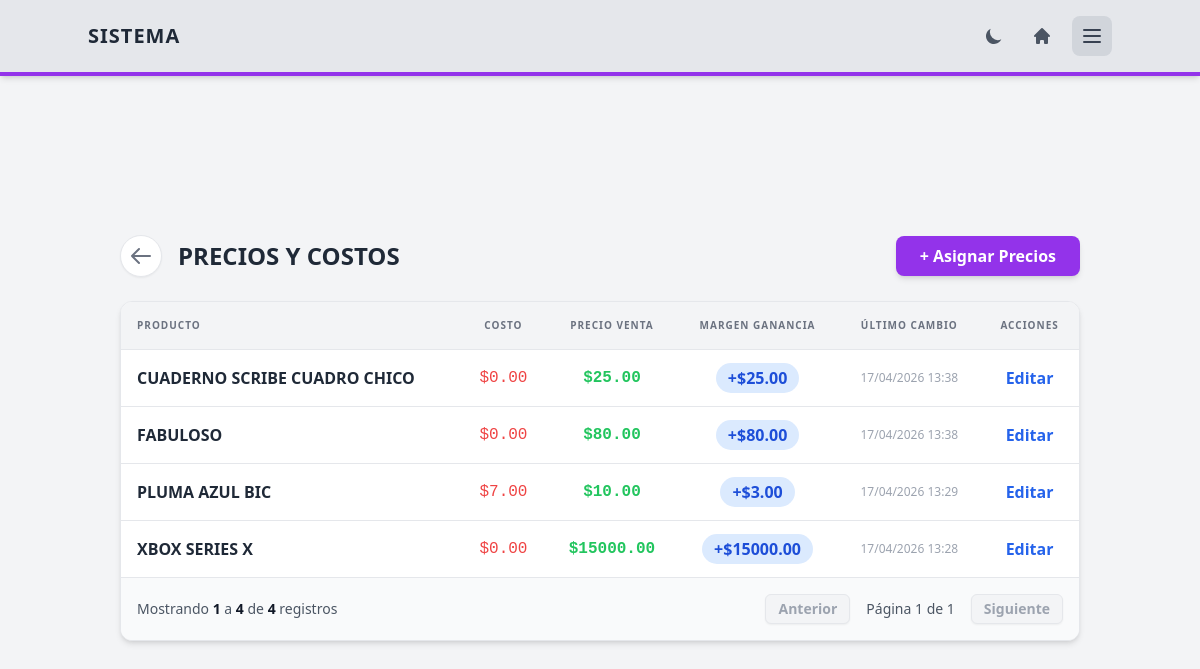
The app's page /inventario/precios/ (signed in), older data.
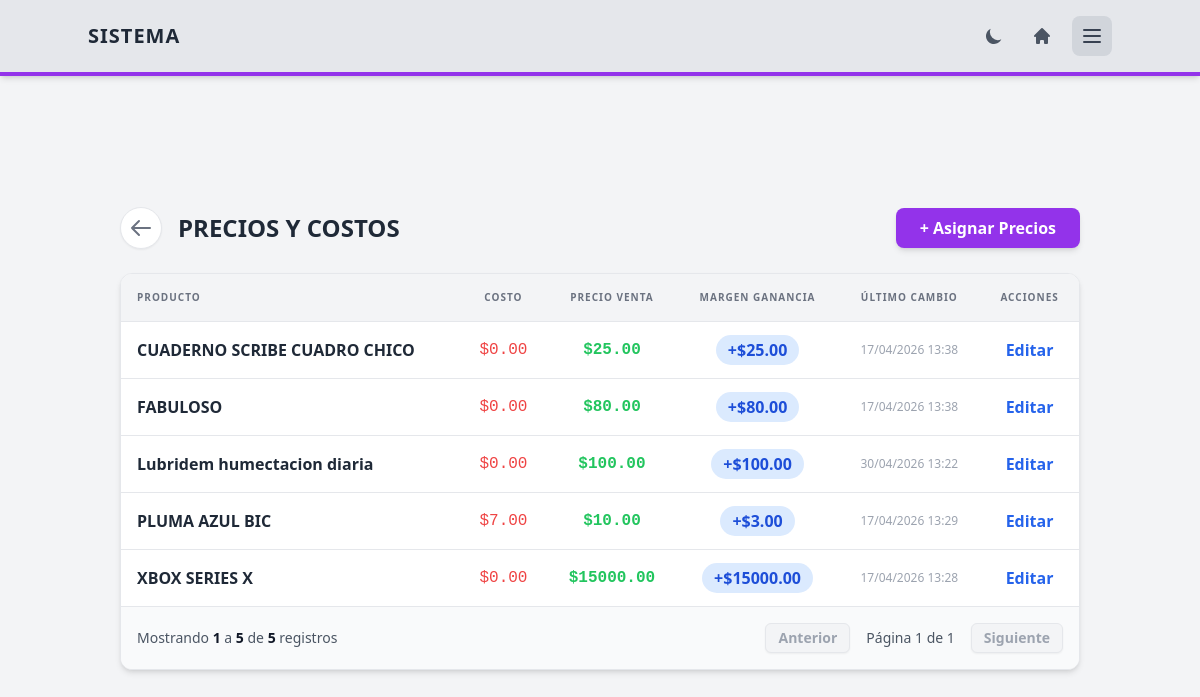
The same page, newer data.
### inventario/models.py (models this page shows, shortened)
class PrecioProducto(models.Model):
    producto = models.OneToOneField(Producto, on_delete=models.CASCADE, related_name='precios')
    costo = models.DecimalField(max_digits=10, decimal_places=2)
    precio = models.DecimalField(max_digits=10, decimal_places=2)
    margen_ganancia = models.DecimalField(max_digits=10, decimal_places=2, editable=False)
    fecha_ultimo_cambio = models.DateTimeField(auto_now=True)

class Producto(models.Model):
    codigo_barras = models.CharField(max_length=50, unique=True)
    nombre = models.CharField(max_length=200)
    categoria = models.ForeignKey(Categoria, on_delete=models.SET_NULL, null=True, related_name='productos')
    stock = models.IntegerField(default=0)

### inventario/views/precios.py (the view)
# urls.py: path('precios/', views.lista_precios, name='lista_precios'),
@login_required
@permission_required('configuraciones.acceder_inventario', login_url='portal_principal')
def lista_precios(request):
    precios_list = PrecioProducto.objects.all().select_related('producto').order_by('producto__nombre')
    per_page = request.GET.get('per_page', 10)
    paginator = Paginator(precios_list, per_page)
    page_number = request.GET.get('page')
    page_obj = paginator.get_page(page_number)
    return render(request, 'inventario/precios/lista.html', {
        **get_config_context('Gestión de Precios', 'border-purple-600'),
        'page_obj': page_obj,
        'per_page': per_page,
    })

### core/utils.py (called while the page is built)
def get_config_context(nav_title, accent_color, nav_items=None):
    if nav_items is None:
        nav_items = [
            {'label': 'Ventas', 'url': reverse('dashboard'), 'hover_color': 'text-yellow-600', 'hover_color_dark': 'text-yellow-500'},
            {'label': 'Inventario', 'url': reverse('inventario_dashboard'), 'hover_color': 'text-yellow-600', 'hover_color_dark': 'text-yellow-500'},
            {'label': 'Configuración', 'url': reverse('config_dashboard'), 'hover_color': 'text-yellow-600', 'hover_color_dark': 'text-yellow-500'},
        ]
    return {
        'nav_title': nav_title,
        'accent_color': accent_color,
        'nav_items': nav_items,
        'htmx_enabled': True
    }

### inventario/templates/inventario/precios/lista.html
{% extends "base/base.html" %}
{% block content %}
<div class="flex flex-col sm:flex-row justify-between items-center mb-6 gap-4">
    <div class="flex items-center gap-4">
        <a href="{% url 'inventario_dashboard' %}" class="p-2 bg-white dark:bg-gray-800 rounded-full shadow-sm border border-gray-200 dark:border-gray-700 text-gray-500">
            <svg xmlns="http://www.w3.org/2000/svg" class="h-6 w-6" fill="none" viewBox="0 0 24 24" stroke="currentColor">
                <path stroke-linecap="round" stroke-linejoin="round" stroke-width="2" d="M10 19l-7-7m0 0l7-7m-7 7h18" />
            </svg>
        </a>
        <h2 class="text-2xl font-bold uppercase">Precios y Costos</h2>
    </div>
    <button hx-get="{% url 'nuevo_precio' %}" hx-target="#modal-content" class="bg-purple-600 text-white font-bold py-2 px-6 rounded-lg shadow-md">+ Asignar Precios</button>
</div>
<div class="bg-white dark:bg-gray-800 rounded-xl shadow-md overflow-hidden border border-gray-200 dark:border-gray-700">
    <div class="overflow-x-auto">
        <table class="w-full text-left">
            <thead>
                <tr class="bg-gray-100 dark:bg-gray-700 text-gray-500 uppercase text-[10px] tracking-widest border-b dark:border-gray-600">
                    <th class="p-4">Producto</th>
                    <th class="p-4 text-center">Costo</th>
                    <th class="p-4 text-center">Precio Venta</th>
                    <th class="p-4 text-center">Margen Ganancia</th>
                    <th class="p-4 text-center">Último Cambio</th>
                    <th class="p-4 text-center">Acciones</th>
                </tr>
            </thead>
            <tbody class="divide-y divide-gray-200 dark:divide-gray-700">
                {% for p in page_obj %}
                <tr class="hover:bg-gray-50 dark:hover:bg-gray-700/50 transition-colors">
                    <td class="p-4 font-bold text-gray-800 dark:text-gray-200">{{ p.producto.nombre }}</td>
                    <td class="p-4 text-center font-mono text-red-500">${{ p.costo }}</td>
                    <td class="p-4 text-center font-mono text-green-500 font-bold">${{ p.precio }}</td>
                    <td class="p-4 text-center">
                        <span class="bg-blue-100 dark:bg-blue-900/30 text-blue-700 dark:text-blue-300 px-3 py-1 rounded-full font-bold">
                            +${{ p.margen_ganancia }}
                        </span>
                    </td>
                    <td class="p-4 text-center text-xs text-gray-400">
                        {{ p.fecha_ultimo_cambio|date:"d/m/Y H:i" }}
                    </td>
                    <td class="p-4 text-center">
                        <button hx-get="{% url 'editar_precio' p.id %}" hx-target="#modal-content" class="text-blue-600 font-bold">Editar</button>
                    </td>
                </tr>
                {% endfor %}
            </tbody>
        </table>
    </div>
    {% include "base/pagination.html" %}
</div>
{% endblock %}

Row changes from the older to the newer data that the page shows:
added PrecioProducto: producto.nombre "Lubridem humectacion diaria", costo "0.00", precio "100.00", margen_ganancia "100.00", fecha_ultimo_cambio "30/04/2026 13:22"
Text that changed along with them:
{{ page_obj.end_index|default:0 }}: "4" → "5"
{{ page_obj.paginator.count }}: "4" → "5"
